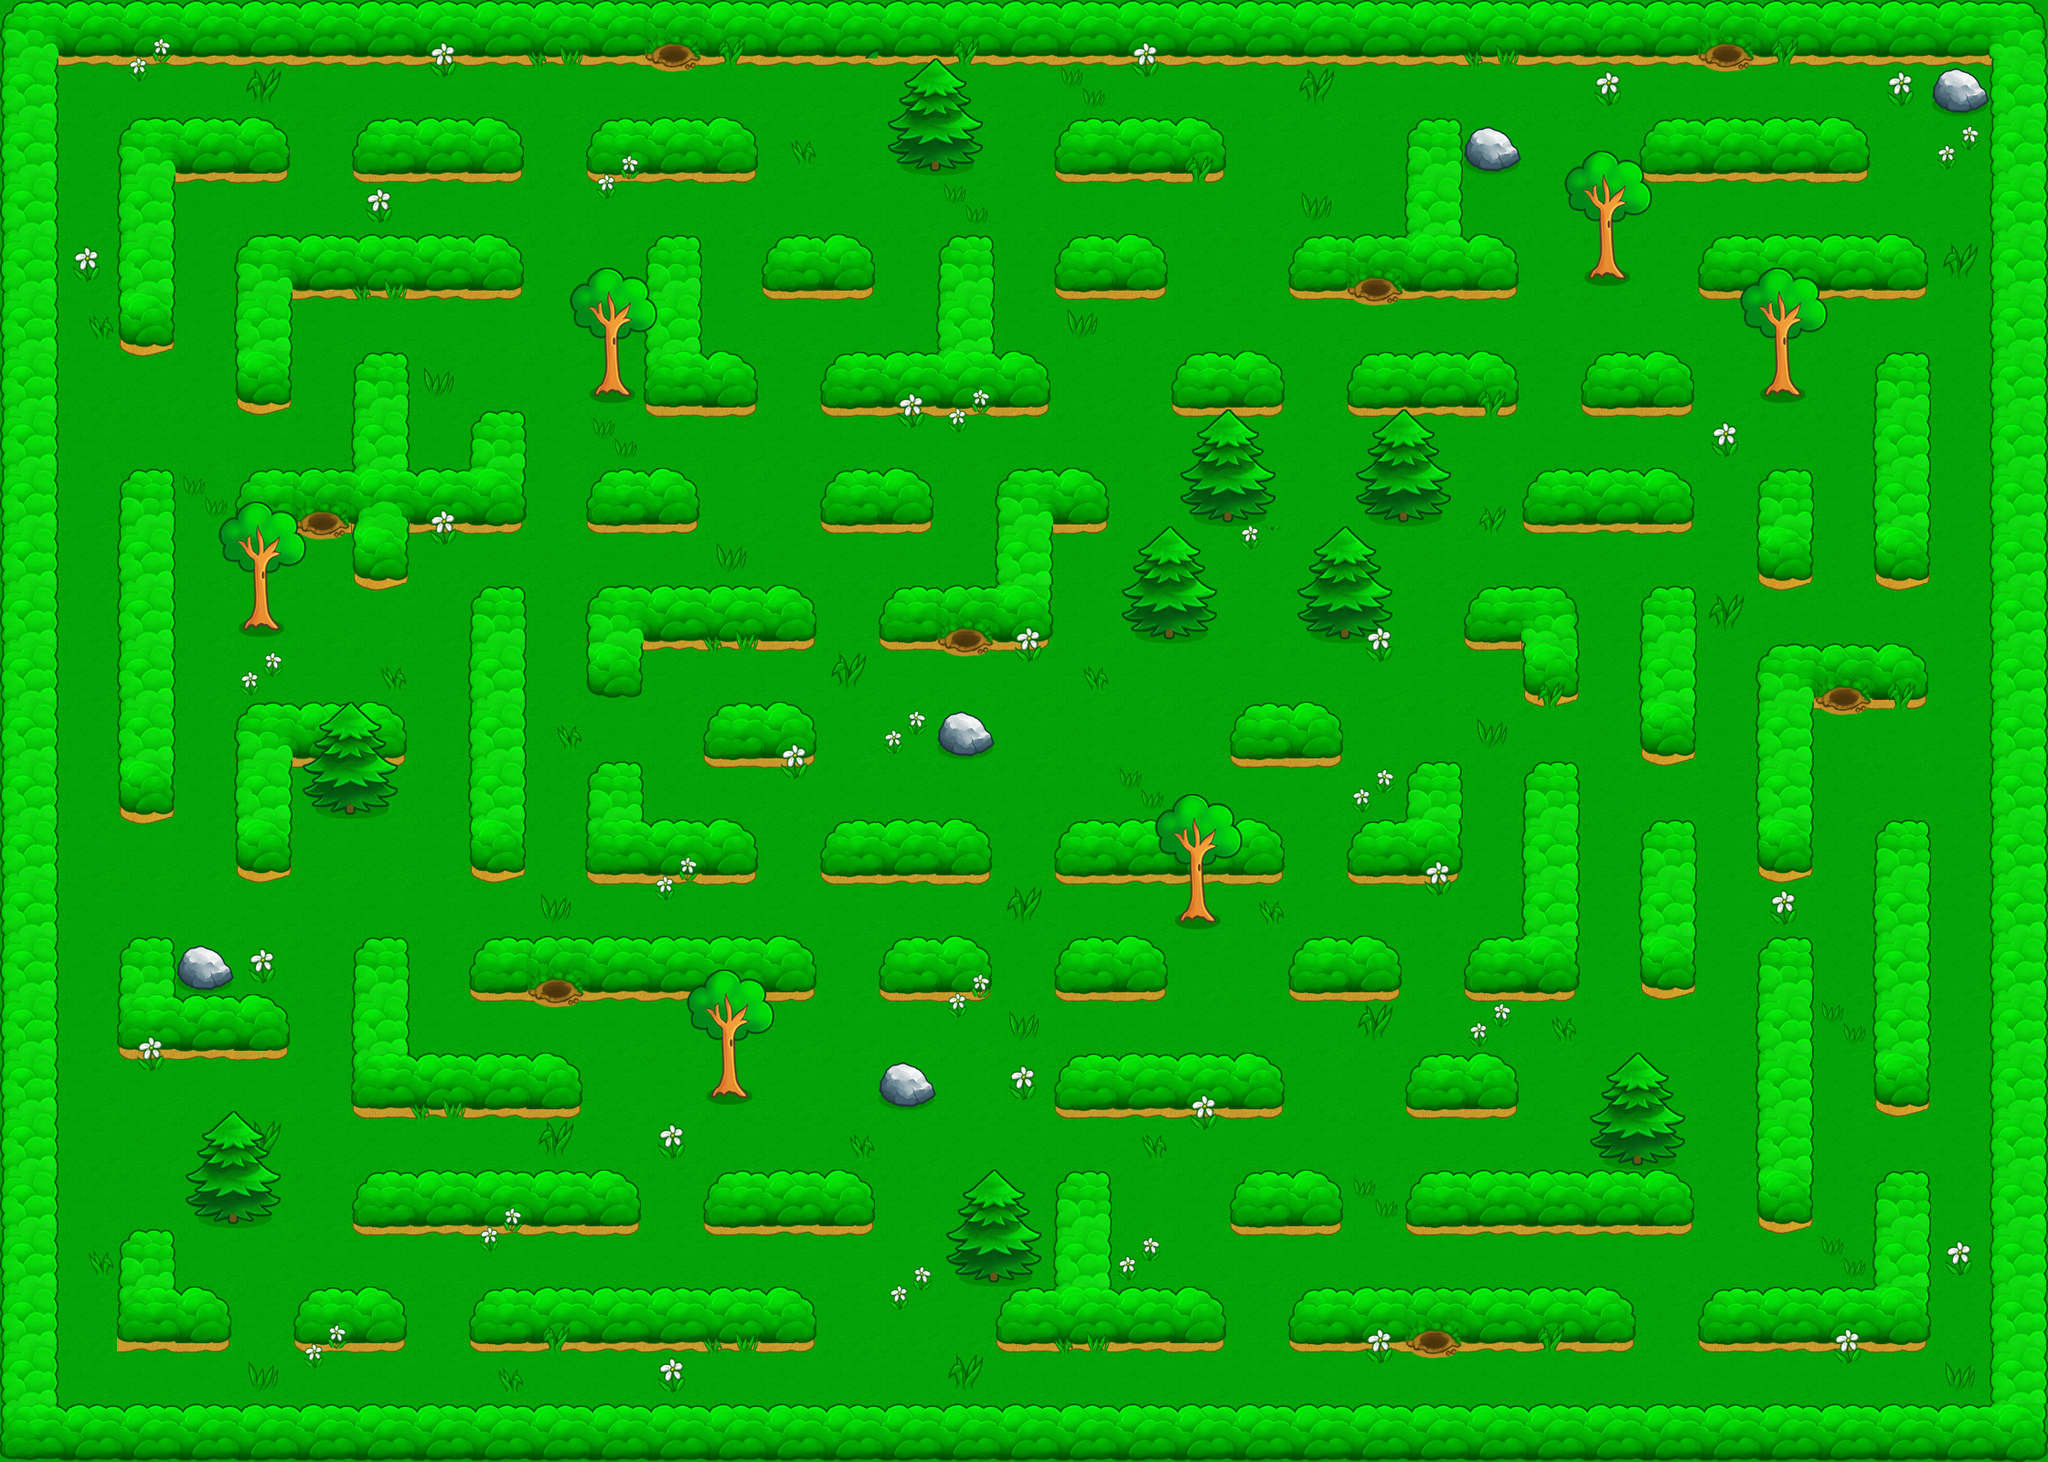

Below is a game level as drawn by its tile map, then a one-line description and the .tmx that defines it (tile-layer data replaced by summaries):
An orthogonal 35x25 tile map with 64x64 px tiles, 4 tile layers (Background, Main, Extra, Foreground).

<map version="1.0" orientation="orthogonal" width="35" height="25" tilewidth="64" tileheight="64">
 <tileset firstgid="1" name="atlas1504_2" tilewidth="64" tileheight="64">
  <image source="atlas.png" width="1024" height="512" />
  <tile id="0">
   <properties>
    <property name="wall" value="" />
   </properties>
  </tile>
  <tile id="1">
   <properties>
    <property name="wall" value="" />
   </properties>
  </tile>
  <tile id="2">
   <properties>
    <property name="wall" value="" />
   </properties>
  </tile>
  <tile id="4">
   <properties>
    <property name="wall" value="" />
   </properties>
  </tile>
  <tile id="16">
   <properties>
    <property name="wall" value="" />
   </properties>
  </tile>
  <tile id="17">
   <properties>
    <property name="wall" value="" />
   </properties>
  </tile>
  <tile id="18">
   <properties>
    <property name="wall" value="" />
   </properties>
  </tile>
  <tile id="19">
   <properties>
    <property name="wall" value="" />
   </properties>
  </tile>
  <tile id="32">
   <properties>
    <property name="wall" value="" />
   </properties>
  </tile>
  <tile id="33">
   <properties>
    <property name="wall" value="" />
   </properties>
  </tile>
  <tile id="34">
   <properties>
    <property name="wall" value="" />
   </properties>
  </tile>
  <tile id="36">
   <properties>
    <property name="wall" value="" />
   </properties>
  </tile>
  <tile id="37">
   <properties>
    <property name="wall" value="" />
   </properties>
  </tile>
  <tile id="39">
   <properties>
    <property name="wall" value="" />
   </properties>
  </tile>
  <tile id="48">
   <properties>
    <property name="wall" value="" />
   </properties>
  </tile>
  <tile id="49">
   <properties>
    <property name="wall" value="" />
   </properties>
  </tile>
  <tile id="50">
   <properties>
    <property name="wall" value="" />
   </properties>
  </tile>
  <tile id="65">
   <properties>
    <property name="hole" value="" />
    <property name="wall" value="" />
   </properties>
  </tile>
 </tileset>
 <layer name="Background" width="35" height="25">
  <data>[875 cells, 875 non-empty, 11 distinct tile ids]</data>
 </layer>
 <layer name="Main" width="35" height="25">
  <data>[875 cells, 478 non-empty, 33 distinct tile ids]</data>
 </layer>
 <layer name="Extra" width="35" height="25">
  <data>[875 cells, 91 non-empty, 10 distinct tile ids]</data>
 </layer>
 <layer name="Foreground" width="35" height="25">
  <data>[875 cells, 247 non-empty, 14 distinct tile ids]</data>
 </layer>
</map>
